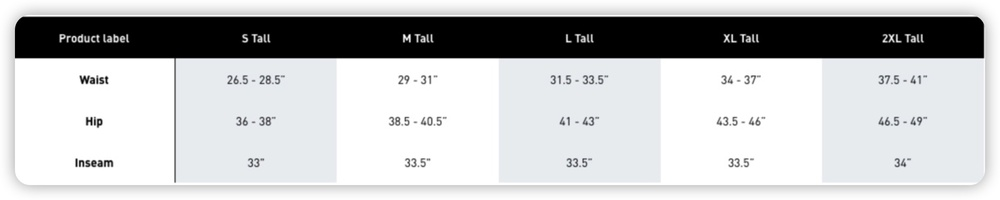
#> input picture python/extract_table/org_table/adidas_2_tb_1.jpg, 1000 x 200 px, shrunk from 2406 x 482 before the run
$ python pytesseract_test.py
#> lines starting #> are read from the running program, lines starting #| are printed output that depends on the picture; after the words box and inside, x2 and y2 are one past the last pixel; in counts of white or black regions, pixels touching at a corner belong together
import os
import cv2
import pytesseract
# os.environ['TESSDATA_PREFIX'] = './'


def ocr_img(path):
    # [5 lines of commented-out code are left out]
    p_img = cv2.imread(path)
    gray = cv2.cvtColor(p_img, cv2.COLOR_BGR2GRAY)

    # 对图像进行二值化处理
    thresh = cv2.threshold(gray, 0, 255, cv2.THRESH_BINARY_INV + cv2.THRESH_OTSU)[1]
    # useless psm  8 9 10 11 12
    config = '--oem 3 --psm 6'  # can not recognize '29"'
    #  -c tessedit_char_whitelist=0123456789xXsSmMlL.cC/
    config = '--psm 7'

    # img_str = pytesseract.image_to_string(p_img, lang='eng', config=config)
    img_str = pytesseract.image_to_string(p_img, config=config)
    img_str = img_str.replace("\n", "")

    cv2.imshow(f'{img_str}', gray)
    cv2.waitKey(1)
    cv2.destroyAllWindows()
    cv2.imwrite(f'./ocr/{img_str}.jpg', p_img)


def extract_table(path):
#> called with path = './org_table/adidas_2_tb_1.jpg'
    p_img = cv2.imread(path)
#> p_img is the input picture: shape (200, 1000, 3); mean B, G, R 194.3, 193.3, 192.2
    gray = cv2.cvtColor(p_img, cv2.COLOR_BGR2GRAY)

    # 对图像进行二值化处理
    thresh = cv2.threshold(gray, 0, 255, cv2.THRESH_BINARY_INV + cv2.THRESH_OTSU)[1]
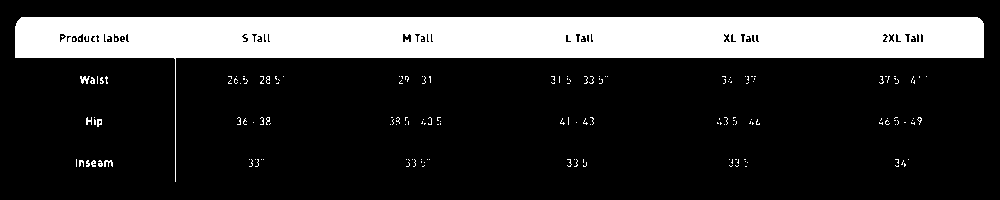
#> thresh: shape (200, 1000); 20.1% white; 176 white regions (166 under 20 px), largest, box (x1, y1, x2, y2) and area: (15, 17, 984, 182) 39076, (80, 76, 90, 84) 46, (104, 160, 113, 167) 38
    config = ''

#> (the run stopped early here; a loop or call above may not have finished)

$ run again, with python/extract_table/org_table/adidas_1_tb_1.jpg copied over python/extract_table/org_table/adidas_2_tb_1.jpg
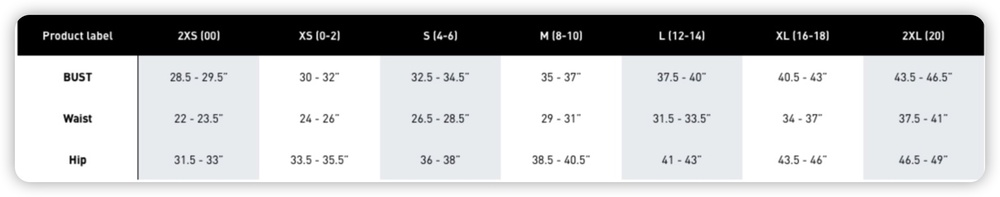
#> input picture python/extract_table/org_table/adidas_1_tb_1.jpg, 1000 x 197 px, shrunk from 2416 x 476 before the run
#> in extract_table, p_img is the input picture: shape (197, 1000, 3); mean B, G, R 194.4, 193.4, 192.3
#> in extract_table, `thresh = cv2.threshold(gray, 0, 255, cv2.THRESH_BINARY_INV + cv2.THRES..`:
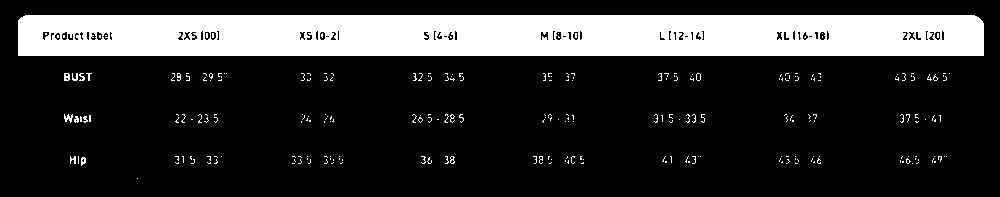
#> thresh: shape (197, 1000); 20.3% white; 259 white regions (247 under 20 px), largest, box (x1, y1, x2, y2) and area: (18, 15, 984, 56) 38330, (64, 114, 73, 123) 46, (64, 73, 70, 81) 39

$ run again, with python/extract_table/org_table/adidas_1.jpg copied over python/extract_table/org_table/adidas_2_tb_1.jpg
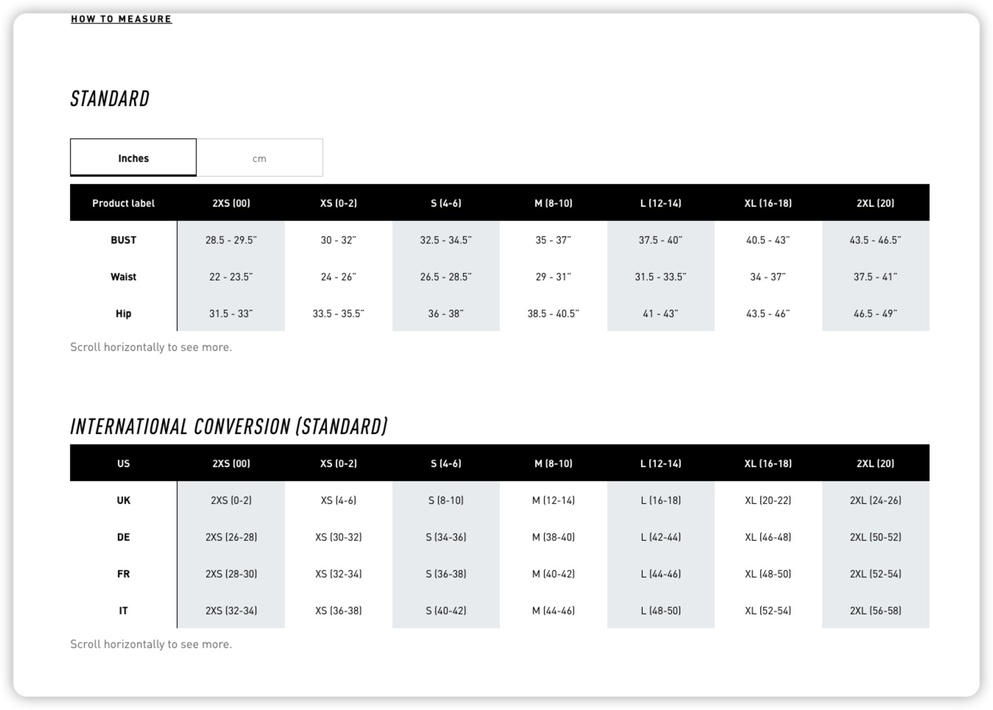
#> input picture python/extract_table/org_table/adidas_1.jpg, 993 x 710 px, shrunk from 1349 x 965 before the run
#> in extract_table, p_img is the input picture: shape (710, 993, 3); mean B, G, R 226, 225.5, 224.9
#> in extract_table, `thresh = cv2.threshold(gray, 0, 255, cv2.THRESH_BINARY_INV + cv2.THRES..`:
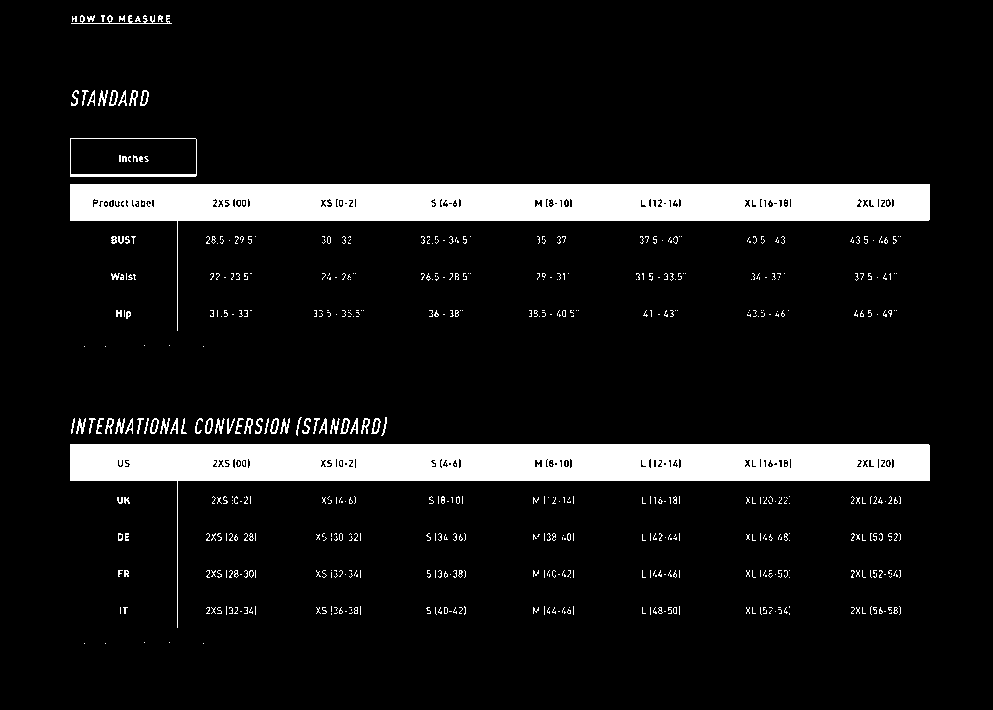
#> thresh: shape (710, 993); 9.9% white; 608 white regions (543 under 20 px), largest, box (x1, y1, x2, y2) and area: (70, 444, 930, 628) 31163, (70, 184, 930, 331) 30936, (70, 138, 197, 177) 576

$ run again, with python/extract_table/org_table/hm.jpg copied over python/extract_table/org_table/adidas_2_tb_1.jpg
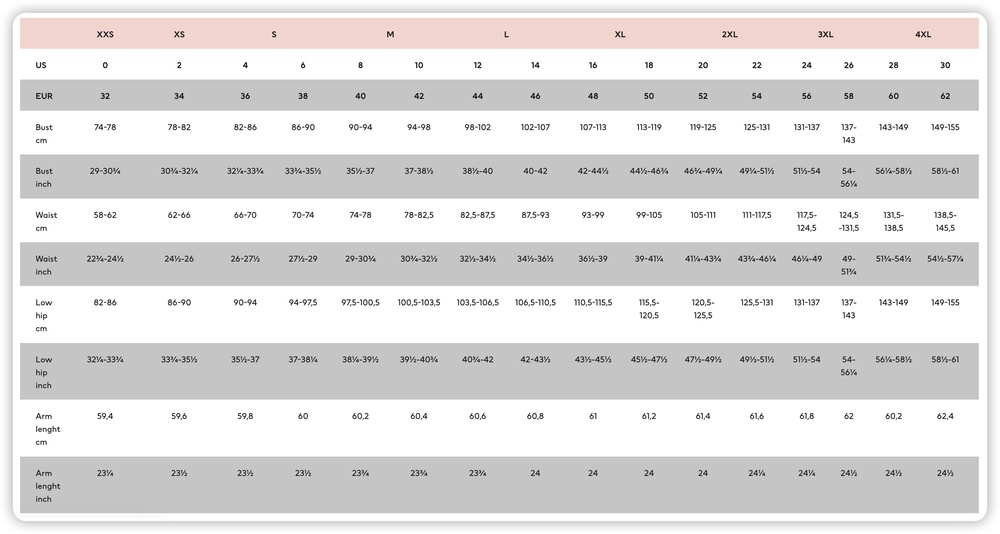
#> input picture python/extract_table/org_table/hm.jpg, 1000 x 534 px, shrunk from 2792 x 1490 before the run
#> in extract_table, p_img is the input picture: shape (534, 1000, 3); mean B, G, R 223.3, 223.7, 225.2
#> in extract_table, `gray = cv2.cvtColor(p_img, cv2.COLOR_BGR2GRAY)`:
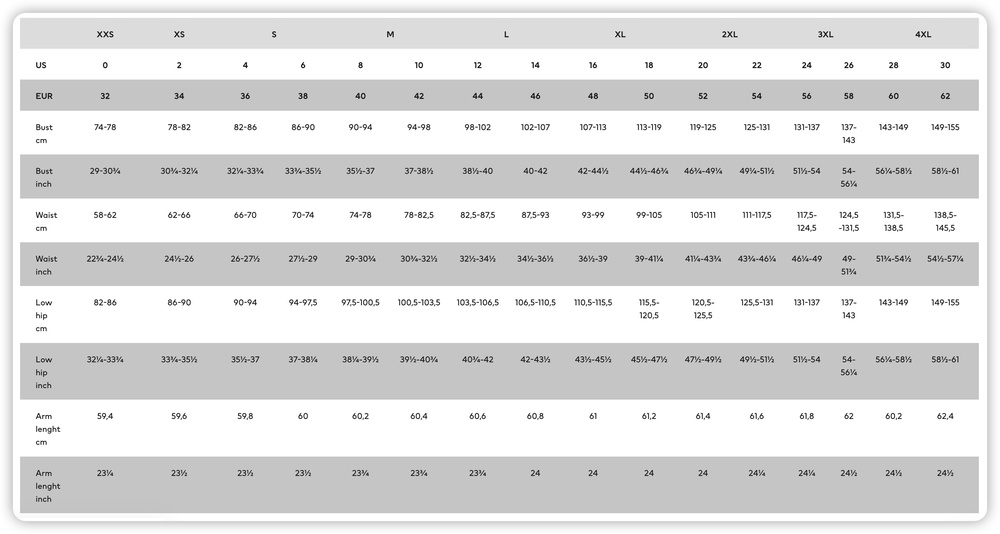
#> gray: shape (534, 1000); min 0, max 255, mean 224.1
#> in extract_table, `thresh = cv2.threshold(gray, 0, 255, cv2.THRESH_BINARY_INV + cv2.THRES..`:
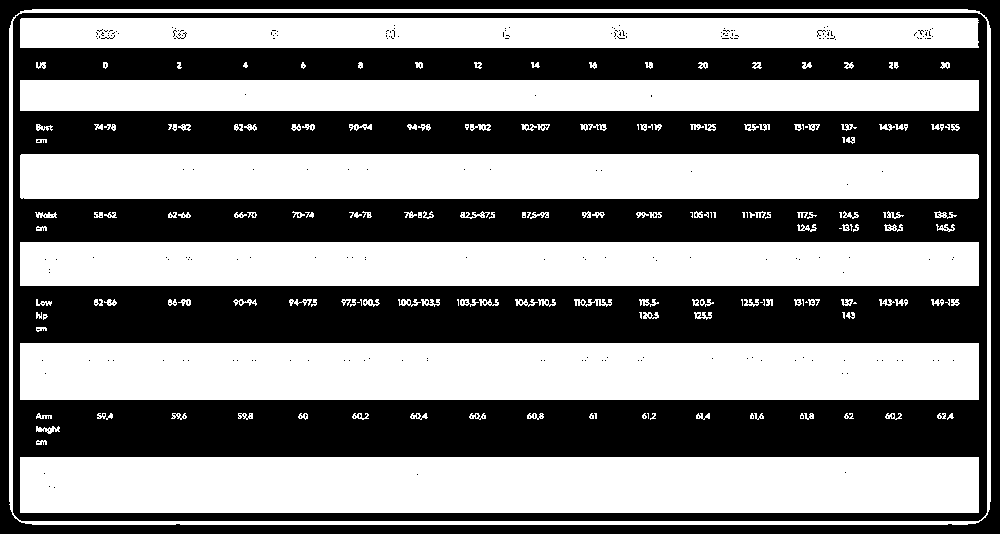
#> thresh: shape (534, 1000); 50.7% white; 384 black regions (382 under 20 px), largest, box (x1, y1, x2, y2) and area: (13, 13, 987, 521) 234463, (0, 0, 1000, 534) 27762
